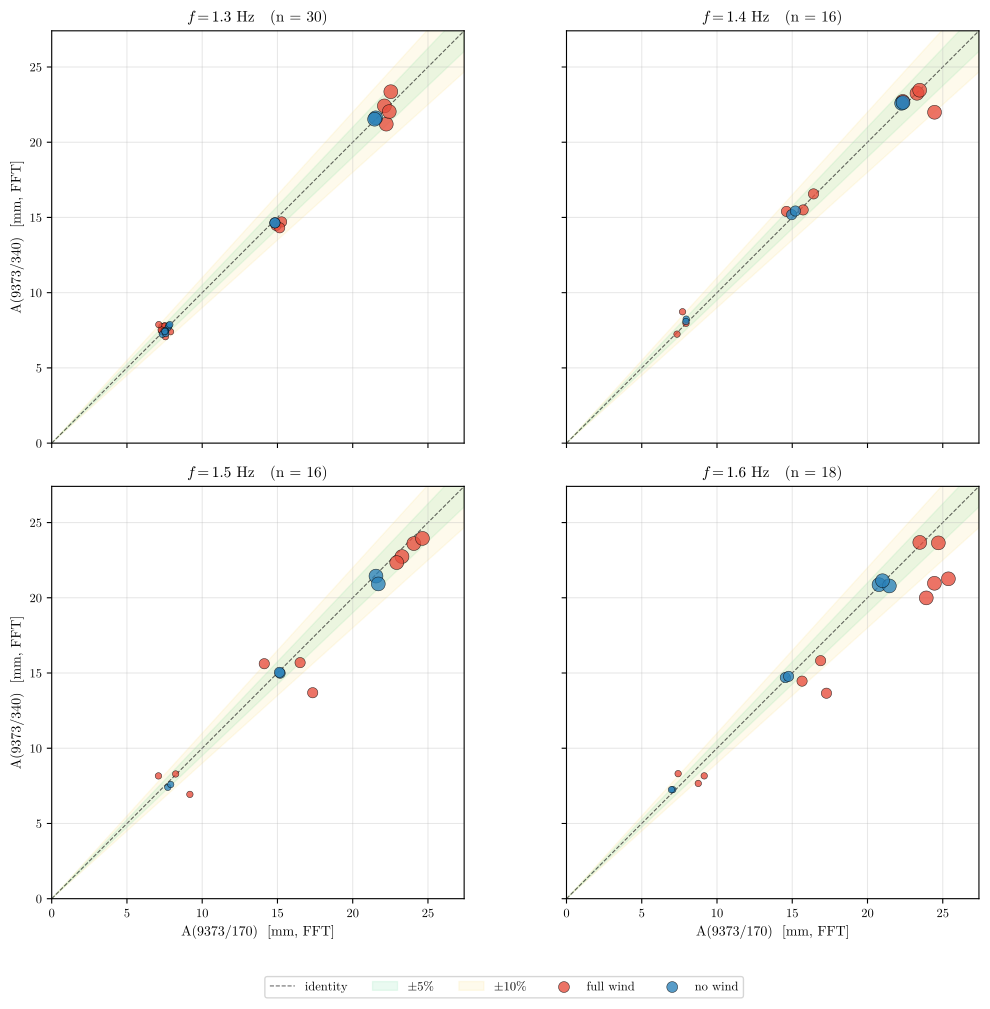

Reproduce this figure in Python.
"""
Parallel-probe agreement, faceted by frequency  (CH04 §3e sibling)
==================================================================

Per-thesis-frequency variant of `parallel_probe_agreement.py` panel (a):
A(9373/170) vs A(9373/340) with identity + ±5/±10 % bands, one panel per
paddle frequency in the thesis band (1.3, 1.4, 1.5, 1.6 Hz).

Layout: 2×2 grid (one panel per frequency).
  Marker color  = WindCondition  (no = blue, full = red, lowest = green)
  Marker size   = paddle amplitude tier (0.1 / 0.2 / 0.3 V)
  Identity dash + ±5 % (green band) + ±10 % (yellow band)
  Per-panel title shows the frequency.

Scope: full-panel quality-ok wave runs in the canon March-2026 lowrange
folders.

Outputs
-------
    analysis_scratch/parallel_probe_agreement_by_freq.pdf      (scratch)
    output/FIGURES/ch04_parallel_probe_agreement_by_freq.pdf   (thesis)
    output/TEXFIGU/ch04_parallel_probe_agreement_by_freq.tex   (stub)

Caption text is sourced from the central FIGURE_CAPTIONS dict in
main_save_figures.py — edit there, not here.
"""

import sys
import warnings
from pathlib import Path

warnings.filterwarnings("ignore")

import numpy as np
import matplotlib
matplotlib.use("Agg")
import matplotlib.pyplot as plt

BASE = Path(__file__).resolve().parent.parent
sys.path.insert(0, str(BASE))

import os
os.chdir(BASE)

from wavescripts.improved_data_loader import load_analysis_data
from wavescripts.plot_utils import apply_thesis_style
import wavescripts.plot_utils as pu

apply_thesis_style()

THESIS_NAME  = "ch04_parallel_probe_agreement_by_freq"
SCRATCH_PDF  = Path(__file__).parent / "parallel_probe_agreement_by_freq.pdf"
OUT_PDF      = BASE / "output" / "FIGURES" / f"{THESIS_NAME}.pdf"

RESULTS_DIRS = [
    Path("waveprocessed/PROCESSED-20260326-ProbePos4_31_FPV_2-tett6roof-under9Mooring-height100-lowrange"),
    Path("waveprocessed/PROCESSED-20260327-ProbePos4_31_FPV_2-tett6roof-under9Mooring30-height100-lowrange"),
]

FREQS      = [1.3, 1.4, 1.5, 1.6]
WIND_COLOR = {"no": "#2980B9", "full": "#E74C3C", "lowest": "#27AE60"}
AMP_SIZE   = {0.1: 22, 0.2: 55, 0.3: 100}


def main():
    print("Loading meta …")
    meta, _, _, _ = load_analysis_data(*RESULTS_DIRS, load_processed=False)
    scope = meta[
        meta["WaveFrequencyInput [Hz]"].notna()
        & meta["WaveFrequencyInput [Hz]"].round(2).between(1.3, 1.6)
        & (meta["PanelCondition"] == "full")
        & (meta["quality_flag"] == "ok")
        & meta["Probe 9373/170 Amplitude (FFT)"].notna()
        & meta["Probe 9373/340 Amplitude (FFT)"].notna()
    ].copy()
    scope["freq_r"] = scope["WaveFrequencyInput [Hz]"].round(2)
    print(f"  {len(scope)} runs in scope")

    fig, axes = plt.subplots(2, 2, figsize=(11, 10), sharex=True, sharey=True)

    a170_all = scope["Probe 9373/170 Amplitude (FFT)"].to_numpy()
    a340_all = scope["Probe 9373/340 Amplitude (FFT)"].to_numpy()
    lim = max(float(np.nanmax(a170_all)), float(np.nanmax(a340_all))) * 1.08

    for ax, fh in zip(axes.flat, FREQS):
        sub = scope[np.isclose(scope["freq_r"], fh, atol=0.01)]
        n_panel = len(sub)

        xs = np.linspace(0, lim, 50)
        ax.plot(xs, xs, "k--", lw=0.8, alpha=0.6, zorder=1, label="identity")
        ax.fill_between(xs, xs * 0.95, xs * 1.05, color="#2ECC71", alpha=0.10,
                        zorder=0, label="±5%")
        ax.fill_between(xs, xs * 0.90, xs * 1.10, color="#F1C40F", alpha=0.08,
                        zorder=0, label="±10%")

        for wind, grp in sub.groupby("WindCondition"):
            sizes = grp["WaveAmplitudeInput [Volt]"].map(
                lambda a: AMP_SIZE.get(round(float(a), 1), 30)
            )
            ax.scatter(grp["Probe 9373/170 Amplitude (FFT)"],
                       grp["Probe 9373/340 Amplitude (FFT)"],
                       s=sizes, color=WIND_COLOR.get(wind, "gray"),
                       edgecolor="black", linewidth=0.4,
                       alpha=0.78, label=f"{wind} wind", zorder=3)

        ax.set_xlim(0, lim); ax.set_ylim(0, lim)
        ax.set_aspect("equal", adjustable="box")
        ax.grid(True, alpha=0.3)
        ax.set_title(f"$f = {fh:.1f}$ Hz   (n = {n_panel})", fontsize=11)

    for ax in axes[-1, :]:
        ax.set_xlabel("A(9373/170)  [mm, FFT]", fontsize=10)
    for ax in axes[:, 0]:
        ax.set_ylabel("A(9373/340)  [mm, FFT]", fontsize=10)

    handles, labels = axes[0, 0].get_legend_handles_labels()
    fig.legend(handles, labels, loc="lower center", ncol=min(len(labels), 5),
               fontsize=9, bbox_to_anchor=(0.5, -0.01))

    fig.tight_layout(rect=(0, 0.04, 1, 1))

    SCRATCH_PDF.parent.mkdir(parents=True, exist_ok=True)
    OUT_PDF.parent.mkdir(parents=True, exist_ok=True)
    fig.savefig(SCRATCH_PDF, bbox_inches="tight")
    print(f"  Saved -> {SCRATCH_PDF.relative_to(BASE)}")
    fig.savefig(OUT_PDF, bbox_inches="tight")
    print(f"  Saved -> {OUT_PDF.relative_to(BASE)}")
    plt.close(fig)

    # --- TEXFIGU stub: caption resolved from central FIGURE_CAPTIONS dict
    _meta = pu.build_fig_meta(
        {
            "filters": {
                "PanelCondition":   "full",
                "quality_flag":     "ok",
                "WaveFrequencyInput [Hz]": "1.3–1.6 Hz",
            },
            "plotting": {"figure_name": THESIS_NAME},
        },
        chapter="04",
        extra={"script": "analysis_scratch/parallel_probe_agreement_by_freq.py"},
        computed_in=("analysis_scratch/parallel_probe_agreement_by_freq.py "
                     "(per-frequency facet of parallel_probe_agreement panel a)"),
        data_class="DELEG",
        findings_doc="memory/methodology_*.md (parallel-probe section)",
        data_df=scope,
        extra_params=(
            "2x2 grid of A(9373/170) vs A(9373/340) FFT amplitudes, one "
            "panel per thesis paddle frequency (1.3, 1.4, 1.5, 1.6 Hz). "
            "Identity dashed line, ±5% (green) and ±10% (yellow) bands. "
            "Marker colour = WindCondition (no=blue, full=red, lowest=green). "
            "Marker size = paddle amplitude tier (0.1 / 0.2 / 0.3 V). "
            "Shared axes across panels for direct visual comparison."
        ),
        extra_stats={
            "n_runs_total": str(len(scope)),
            **{f"n_runs_at_f{int(fh*10):02d}":
                str(int(np.isclose(scope["freq_r"], fh, atol=0.01).sum()))
                for fh in FREQS},
        },
    )
    pu.write_figure_stub(_meta, plot_type="parallel_probe_agreement_by_freq",
                         force=True)
    print(f"  Wrote stub -> output/TEXFIGU/{THESIS_NAME}.tex")


if __name__ == "__main__":
    main()
